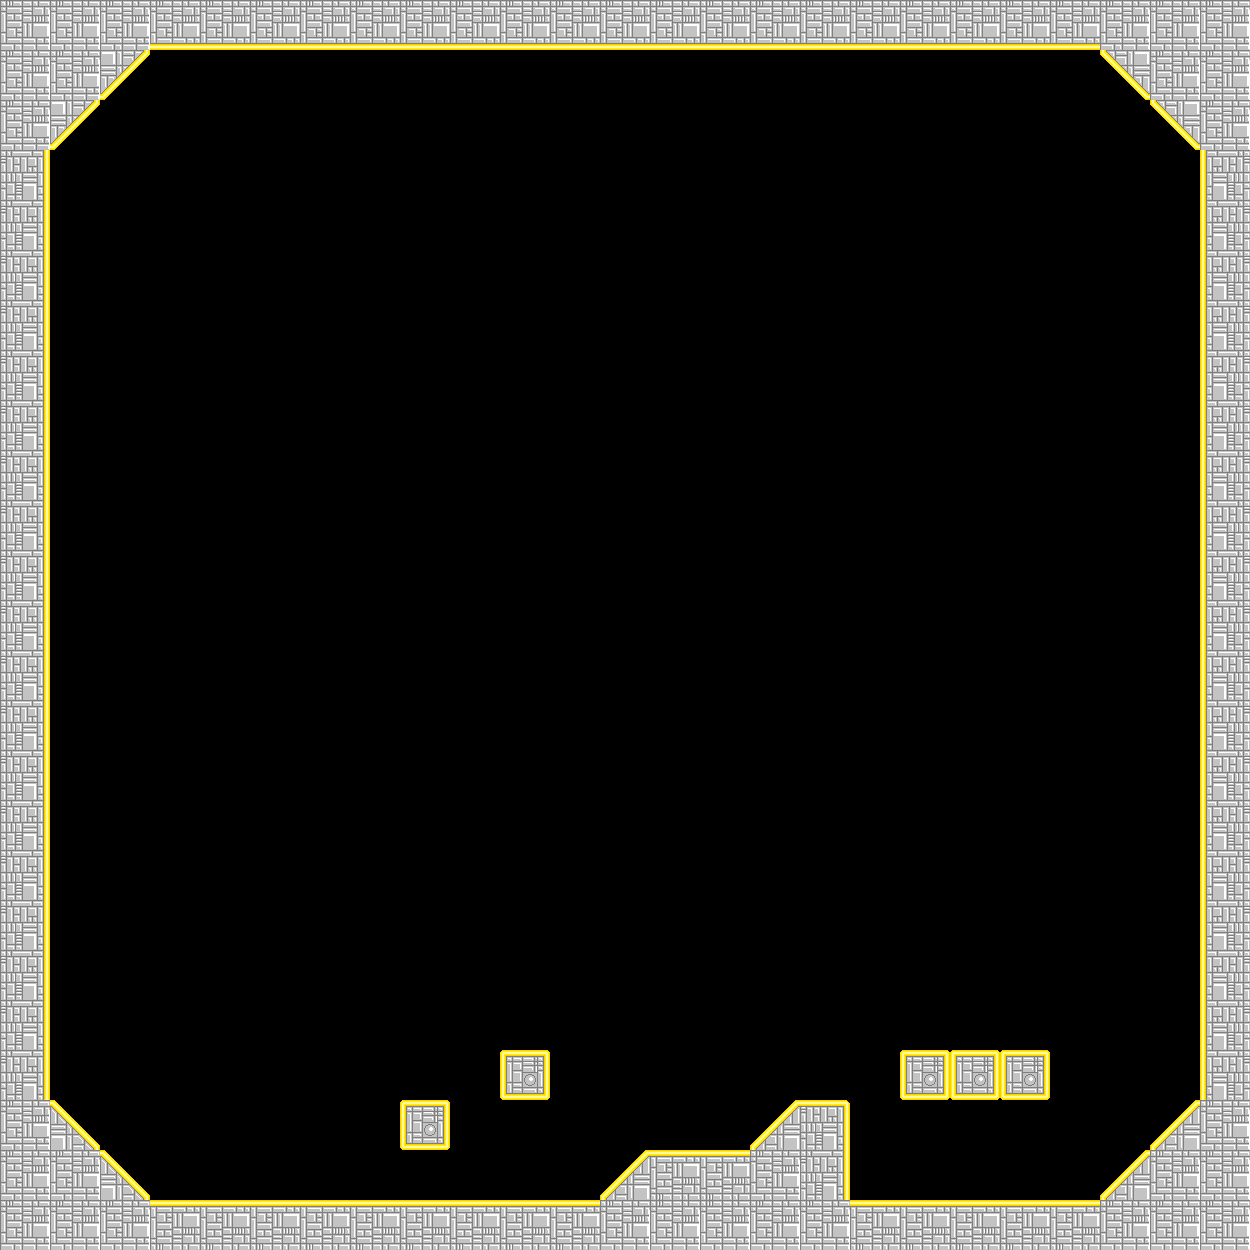

This is a level from a 2D game, rendered from its Tiled map with the project's own tilesets. A one-line summary and the map file follow, with tile-layer data summarised:
An orthogonal 25x25 tile map with 50x50 px tiles, 1 tile layer (Tile Layer 1).

<map version="1.0" orientation="orthogonal" renderorder="right-down" width="25" height="25" tilewidth="50" tileheight="50" nextobjectid="1">
 <tileset firstgid="1" name="1" tilewidth="50" tileheight="50" tilecount="21" columns="7">
  <image source="ASSETS/1.png" trans="000000" width="350" height="199" />
 </tileset>
 <layer name="Tile Layer 1" width="25" height="25">
  <data>[625 cells, 120 non-empty, 11 distinct tile ids]</data>
 </layer>
</map>